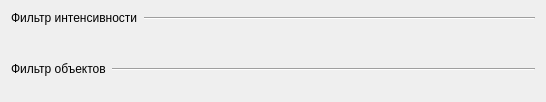
<?xml version="1.0" encoding="UTF-8"?>
<ui version="4.0">
 <class>AvgLumFindObjectEditWidget</class>
 <widget class="QWidget" name="AvgLumFindObjectEditWidget">
  <property name="geometry">
   <rect>
    <x>0</x>
    <y>0</y>
    <width>546</width>
    <height>102</height>
   </rect>
  </property>
  <property name="sizePolicy">
   <sizepolicy hsizetype="Fixed" vsizetype="Expanding">
    <horstretch>0</horstretch>
    <verstretch>0</verstretch>
   </sizepolicy>
  </property>
  <property name="windowTitle">
   <string/>
  </property>
  <layout class="QVBoxLayout" name="verticalLayout">
   <item>
    <layout class="QHBoxLayout" name="horizontalLayout_2">
     <item>
      <widget class="QLabel" name="avLumL">
       <property name="sizePolicy">
        <sizepolicy hsizetype="Minimum" vsizetype="Minimum">
         <horstretch>0</horstretch>
         <verstretch>0</verstretch>
        </sizepolicy>
       </property>
       <property name="text">
        <string>Фильтр интенсивности</string>
       </property>
      </widget>
     </item>
     <item>
      <widget class="Line" name="avgLumLine">
       <property name="sizePolicy">
        <sizepolicy hsizetype="Expanding" vsizetype="Minimum">
         <horstretch>0</horstretch>
         <verstretch>0</verstretch>
        </sizepolicy>
       </property>
       <property name="orientation">
        <enum>Qt::Horizontal</enum>
       </property>
      </widget>
     </item>
    </layout>
   </item>
   <item>
    <widget class="ICEAVGLUMPROC_NS::TopItemWidget" name="topItemWidget" native="true"/>
   </item>
   <item>
    <widget class="ICEAVGLUMPROC_NS::ItemWidget" name="avgLumItemWidget" native="true"/>
   </item>
   <item>
    <layout class="QHBoxLayout" name="horizontalLayout">
     <item>
      <widget class="QLabel" name="findObjectL">
       <property name="sizePolicy">
        <sizepolicy hsizetype="Minimum" vsizetype="Minimum">
         <horstretch>0</horstretch>
         <verstretch>0</verstretch>
        </sizepolicy>
       </property>
       <property name="text">
        <string>Фильтр объектов</string>
       </property>
      </widget>
     </item>
     <item>
      <widget class="Line" name="findObjectLine">
       <property name="sizePolicy">
        <sizepolicy hsizetype="Expanding" vsizetype="Minimum">
         <horstretch>0</horstretch>
         <verstretch>0</verstretch>
        </sizepolicy>
       </property>
       <property name="orientation">
        <enum>Qt::Horizontal</enum>
       </property>
      </widget>
     </item>
    </layout>
   </item>
   <item>
    <widget class="ICEFINDOBJECTPROC_NS::ItemWidget" name="findObjectItemWidget" native="true"/>
   </item>
  </layout>
 </widget>
 <layoutdefault spacing="6" margin="11"/>
 <customwidgets>
  <customwidget>
   <class>ICEFINDOBJECTPROC_NS::ItemWidget</class>
   <extends>QWidget</extends>
   <header>icefindobjectproc/itemwidget.h</header>
   <container>1</container>
  </customwidget>
  <customwidget>
   <class>ICEAVGLUMPROC_NS::TopItemWidget</class>
   <extends>QWidget</extends>
   <header>iceavglumproc/topitemwidget.h</header>
   <container>1</container>
  </customwidget>
  <customwidget>
   <class>ICEAVGLUMPROC_NS::ItemWidget</class>
   <extends>QWidget</extends>
   <header>iceavglumproc/itemwidget.h</header>
   <container>1</container>
  </customwidget>
 </customwidgets>
 <resources>
  <include location="../iceavglumfindobjectproc.qrc"/>
 </resources>
 <connections/>
</ui>
